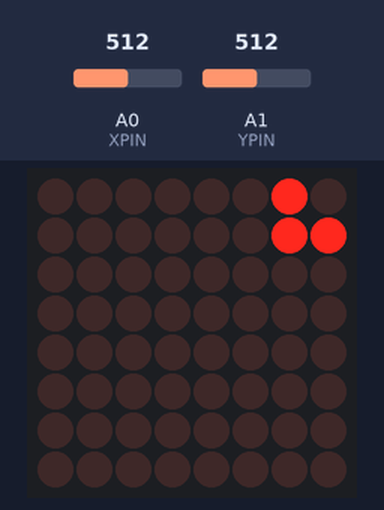
Simulated run of this sketch. Board: Arduino Uno, built with avr-gcc and run on an emulated ATmega328P. On the bench: 8×8 LED matrix. The test bench sets the inputs (shaded band); at power-on: A1 (YPIN) = 512, A0 (XPIN) = 512. Random numbers use the default seed unless the sketch sets one.

Above: at 1.2 s.
1.3 s: A1 (YPIN) set to 22
4.3 s: A1 (YPIN) set to 17
At 6.2 s:
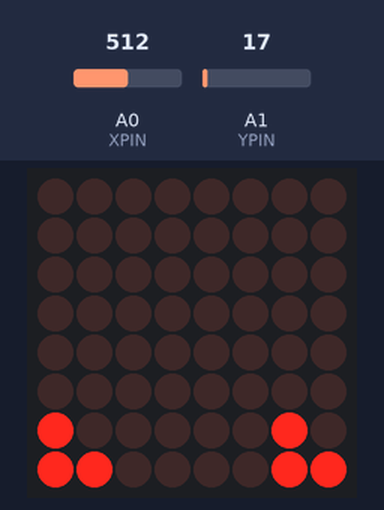
6.3 s: A0 (XPIN) set to 1011
9.3 s: A0 (XPIN) set to 1021
At 9.6 s:
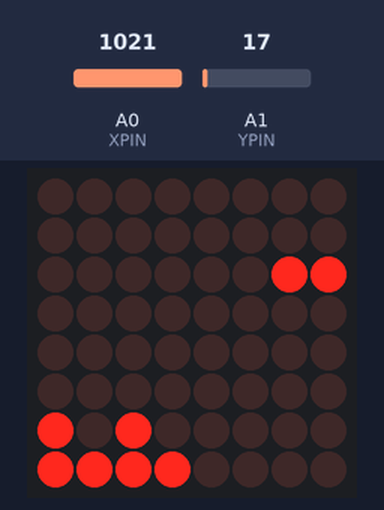
11.2 s: A1 (YPIN) set to 122
At 11.4 s:
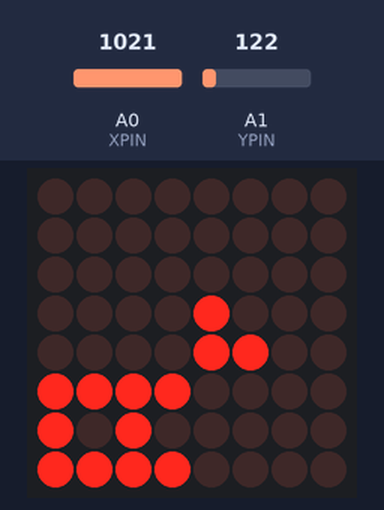
13.0 s: A1 (YPIN) set to 10
At 17.28 s:
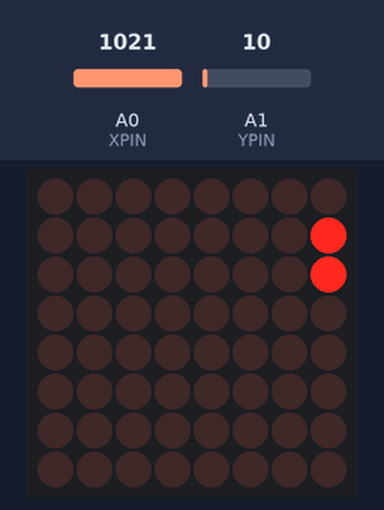

Measured:
- the behaviour switches between 20 and 19 on A1 (YPIN) (found by bisection; images 0 and 1)
- the behaviour switches between 1020 and 1021 on A0 (XPIN) (found by bisection; images 1 and 2)

The sketch:

tetris.ino
```cpp
#include "LedControl.h"
#include "binary.h"
#define DNNPIN 12
#define CLKPIN 11
#define CSPIN 10
#define XPIN A0
#define YPIN A1

LedControl lc=LedControl(DNNPIN, CSPIN, CLKPIN, 1);

bool points[8][8] = {
  {0, 0, 0, 0, 0, 0, 0, 0},{0, 0, 0, 0, 0, 0, 0, 0},{0, 0, 0, 0, 0, 0, 0, 0},{0, 0, 0, 0, 0, 0, 0, 0},
  {0, 0, 0, 0, 0, 0, 0, 0},{0, 0, 0, 0, 0, 0, 0, 0},{0, 0, 0, 0, 0, 0, 0, 0},{0, 0, 0, 0, 0, 0, 0, 0}
};

int blockSize = 4;
int currentBlockX[4] = {0,0,0,0};
int currentBlockY[4] = {0,0,0,0};

bool falling = false;
bool gameOver = false;
int counter = 0;
int currentRotation = 0;

void setup() {
  lc.shutdown(0, false);
  lc.setIntensity(0, 1);
  lc.clearDisplay(0);

  pinMode(XPIN, INPUT);
  pinMode(YPIN, INPUT);

  Serial.begin(9600);
}

void loop() {
  calculateScreen();
  if(falling) {
    moveBlockDown();
    moveBlockX();
    rotate();
    delay(100);
  } else if(!gameOver) {
    createNewBlock();
  }
}

void createNewBlock() {
  if(points[0][7] || points[1][7]) {
    clearGame();
    return;
  }
  falling = true;
  currentRotation = 0;
  long rdm = random(0, 3);
  if(rdm == 0) {
    currentBlockX[0] = 0;
    currentBlockX[1] = 1;
    currentBlockX[2] = 0;
    currentBlockX[3] = 1;
    currentBlockY[0] = 7;
    currentBlockY[1] = 7;
    currentBlockY[2] = 7;
    currentBlockY[3] = 7;
  } else if(rdm == 1) {
    currentBlockX[0] = 1;
    currentBlockX[1] = 1;
    currentBlockX[2] = 0;
    currentBlockX[3] = 1;
    currentBlockY[0] = 8;
    currentBlockY[1] = 8;
    currentBlockY[2] = 7;
    currentBlockY[3] = 7;
  } else if(rdm == 2) {
    currentBlockX[0] = 0;
    currentBlockX[1] = 0;
    currentBlockX[2] = 0;
    currentBlockX[3] = 0;
    currentBlockY[0] = 7;
    currentBlockY[1] = 8;
    currentBlockY[2] = 7;
    currentBlockY[3] = 8;
  }
}


void moveBlockDown() {
  if(counter == 5 || analogRead(XPIN) > 1020) {
    counter = 0;
  } else {
    counter++;
    return;
  }
  for(int i = 0; i < blockSize; i++) {
    int x = currentBlockX[i];
    int y = currentBlockY[i];
    if(points[x][y - 1] || y == 0) {
      solidBlock();
      createNewBlock();
      return;
    }
  }
  for(int i = 0; i < blockSize; i++) {
    currentBlockY[i] -= 1;
  }
}

void moveBlockX() {
  bool passLeft = false;
  bool passRight = false;
  for(int i = 0; i < blockSize; i++) {
    int x = currentBlockX[i];
    int y = currentBlockY[i];
    if(analogRead(YPIN) > 1020 && x > 0 && !points[x - 1][y]) {
      passLeft = true;
    } else if(passLeft) {
      passLeft = false;
      break;
    }
    if(analogRead(YPIN) < 20 && x < 7 && !points[x + 1][y]) {
      passRight = true;
    } else if(passRight) {
      passRight = false;
      break;
    }
  }
  for(int i = 0; i < blockSize; i++) {
    if(passLeft) {
      currentBlockX[i] -= 1;
    } else if(passRight) {
      currentBlockX[i] += 1;
    }
  }
}

void rotate() {
  if(analogRead(XPIN) > 20) {
    return;
  }
  //todo: rotation
  int y0 = currentBlockY[0];
  int y1 = currentBlockY[1];
  int y2 = currentBlockY[2];
  int y3 = currentBlockY[3];
  if(currentRotation == 0) {
    currentBlockY[0] = y3;
    currentBlockY[1] = y2;
    currentBlockY[2] = y1;
    currentBlockY[3] = y0;
  }
  currentRotation++;
  if(currentRotation > 0) {
    currentRotation = 0;
  }
}

void solidBlock() {
  for(int i = 0; i < blockSize; i++) {
    points[currentBlockX[i]][currentBlockY[i]] = true;
  }
  checkLine();
}

void checkLine() {
  for(int y = 0; y < 8; y++) {
    int i = 0;
    for(int x = 0; x < 8; x++) {
      if(points[x][y]) {
        i++;
      }
    }
    if(i == 8) {
      for(int y2 = y; y2 < 7; y2++) {
        for(int x = 0; x < 8; x++) {
          points[x][y2] = points[x][y2 + 1];
        }
      }
      checkLine();
      return;
    }
  }
}

void calculateScreen() {
  for(int x = 0; x < 8; x++) {
    for(int y = 0; y < 8; y++) {
      lc.setLed(0, x, y, points[x][y]);
      for(int i = 0; i < blockSize; i++) {
        if(currentBlockX[i] == x && currentBlockY[i] == y) {
          lc.setLed(0, x, y, true);
        }
      }
    }
  }
}

void clearGame() {
  gameOver = true;
  for(int y = 0; y < 8; y++) {
    for(int x = 0; x < 8; x++) {
      points[x][y] = 0;
      delay(10);
      calculateScreen();
    }
  }
}
```
